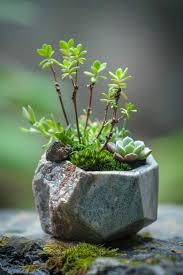
#> input picture Plant.jpg, 183 x 275 px
$ python CannyEdgeDetection_Example.py
#> lines starting #> are read from the running program, lines starting #| are printed output that depends on the picture; after the words box and inside, x2 and y2 are one past the last pixel; in counts of white or black regions, pixels touching at a corner belong together
import cv2

# 이미지 읽기 및 그레이스케일 변환
image = cv2.imread('Plant.jpg', cv2.IMREAD_GRAYSCALE)
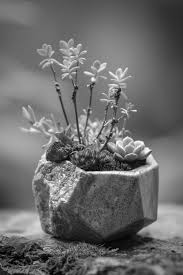
#> image: shape (275, 183); min 0, max 255, mean 107.7

# 이미지 크기 축소 (가로, 세로 크기의 50%로 축소)
small_image = cv2.resize(image, (0, 0), fx=0.5, fy=0.5)
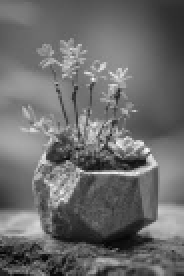
#> small_image: shape (138, 92) (shown 2 times larger); min 4, max 245, mean 107.6

# Canny Edge Detection 적용
edges = cv2.Canny(small_image, 100, 200)
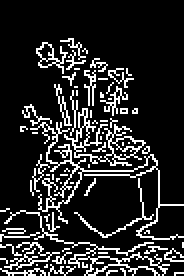
#> edges: shape (138, 92) (shown 2 times larger); 15.6% white in thin lines or dots, all inside (x1, y1, x2, y2) = (0, 19, 92, 138)

# 결과 출력
cv2.imshow('Original Image', small_image)
cv2.imshow('Canny Edge Detection', edges)
cv2.waitKey(0)
cv2.destroyAllWindows()
